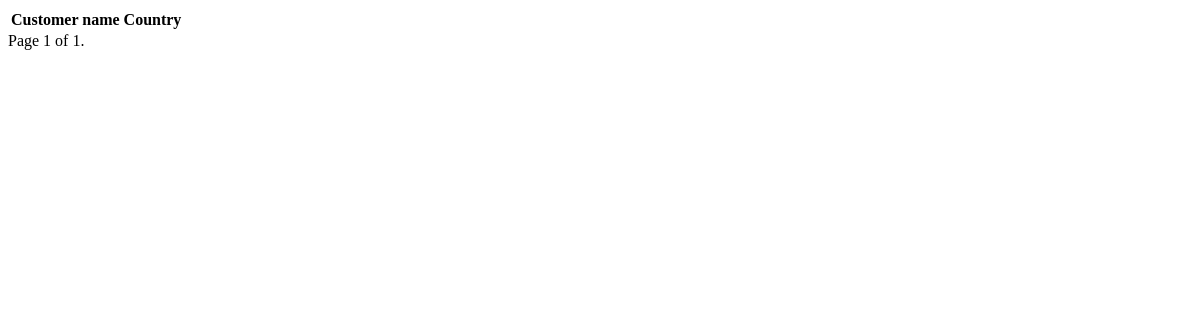
The app's page /pages/, older data.
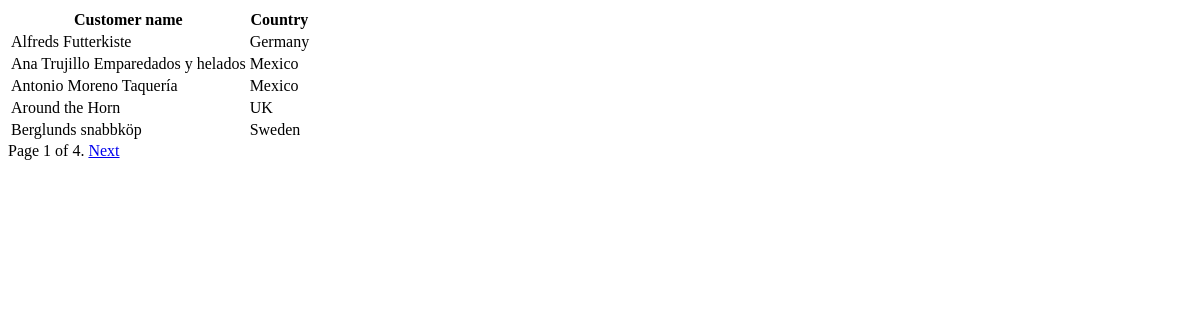
The same page, newer data.
### paginator/models.py (models this page shows)
class Customer(models.Model):
    name = models.CharField(max_length=100)
    country = models.CharField(max_length=20)

### paginator/views.py (the view)
def listing(request):
    customer_list = Customer.objects.all()
    n = 'name'
    for record in customer_list:
        t = record.__dict__.get(n)
    paginator = Paginator(customer_list,5)
    page_number = request.GET.get('page')
    try:
        customers = paginator.page(page_number)
    except PageNotAnInteger:
        customers = paginator.page(1)
    except EmptyPage:
        customers = paginator.page(paginator.num_pages)
    return render(request,'paginator/list.html',{'customers':customers})

### paginator/templates/paginator/list.html (shortened to what this page needs)
<table>
    <tr>
        <th>Customer name</th>
        <th>Country</th>
    </tr>
    {% for customer in customers %}
    <tr>
        <td>{{ customer.name }}</td>
        <td>{{ customer.country }}</td>
    </tr>
    {% endfor %}
</table>
<div class="pagination">
    <span class="current">
        Page {{ customers.number }} of {{ customers.paginator.num_pages }}.
    </span>
    <span>
        {% if customers.has_next %}
            <a href="?page={{ customers.next_page_number }}">Next</a>
        {% endif %}
    </span>
</div>

Row changes from the older to the newer data that the page shows:
added Customer: name "Alfreds Futterkiste", country "Germany"
added Customer: name "Ana Trujillo Emparedados y helados", country "Mexico"
added Customer: name "Antonio Moreno Taquería", country "Mexico"
added Customer: name "Around the Horn", country "UK"
added Customer: name "Berglunds snabbköp", country "Sweden"
Text that changed along with them:
{{ customers.paginator.num_pages }}: "1" → "4"
text now shown: "Next"
